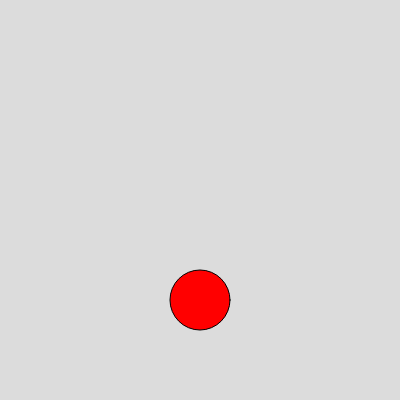
Frame 1 (no input)
Frame 60 (no input): identical to frame 1, image omitted
Frame 120 (the mouse pressed at the canvas centre since frame 60): identical to frame 1, image omitted

The p5.js sketch that drew this single still picture (run headless with seeded random() and noise() and a simulated clock; from frame 60 on, the mouse is pressed at the canvas centre):

// p5.js sketch
// ── sketch.js
let x=200;
let y=300;
let r=30;
let R=255;
let G=0;
let B=0;

function setup() {
  createCanvas(400, 400);
}

function draw() {
  background(220);
  fill(R,G,B);
  circle(x,y,2*r);
}

function mousePressed(){
  if(dist(mouseX,mouseY,x,y)<=r){
    R=0;
    B=255;
  }
}
